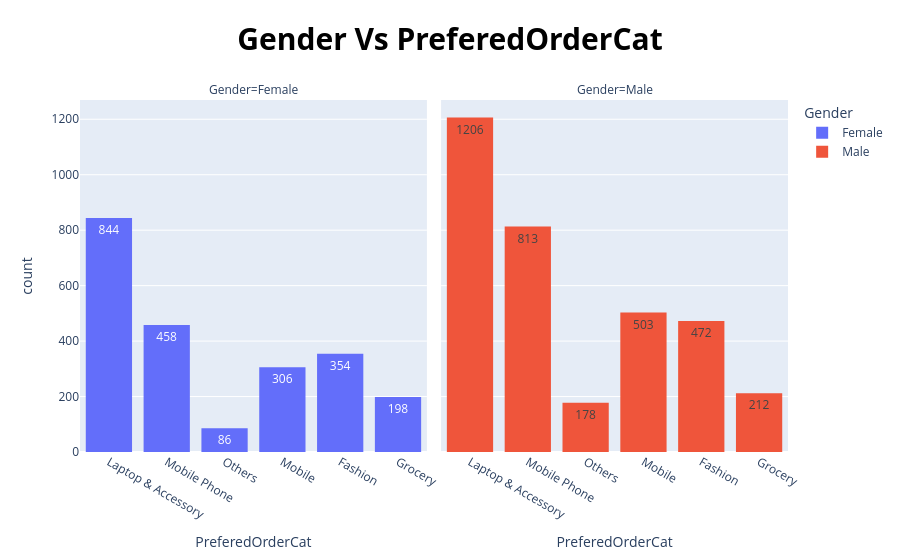

The code cell stored with this chart in its notebook:
### Code cell
algorithm.for_each_type_bar_pixel_plot(data_frame , 'PreferedOrderCat' , 'Gender')

### Figure 1 — Plotly figure (JSON) as saved in the notebook; plotly's stock layout.template omitted (floating-point values rounded to 4 significant figures; data arrays with more than 128 entries replaced by an {"elided": "..."} marker saying what was removed)
{"data": [{"bingroup": "x", "hovertemplate": "Gender=Female<br>PreferedOrderCat=%{x}<br>count=%{y}<extra></extra>", "legendgroup": "Female", "marker": {"color": "#636efa", "pattern": {"shape": ""}}, "name": "Female", "orientation": "v", "showlegend": true, "texttemplate": "%{value}", "type": "histogram", "x": {"elided": "2246 str values"}, "xaxis": "x", "yaxis": "y"}, {"bingroup": "x", "hovertemplate": "Gender=Male<br>PreferedOrderCat=%{x}<br>count=%{y}<extra></extra>", "legendgroup": "Male", "marker": {"color": "#EF553B", "pattern": {"shape": ""}}, "name": "Male", "orientation": "v", "showlegend": true, "texttemplate": "%{value}", "type": "histogram", "x": {"elided": "3384 str values"}, "xaxis": "x2", "yaxis": "y2"}], "layout": {"annotations": [{"font": {}, "showarrow": false, "text": "Gender=Female", "x": 0.245, "xanchor": "center", "xref": "paper", "y": 1, "yanchor": "bottom", "yref": "paper"}, {"font": {}, "showarrow": false, "text": "Gender=Male", "x": 0.755, "xanchor": "center", "xref": "paper", "y": 1, "yanchor": "bottom", "yref": "paper"}], "barmode": "relative", "hoverlabel": {"font": {"size": 20}}, "hovermode": "x", "legend": {"title": {"text": "Gender"}, "tracegroupgap": 0}, "title": {"font": {"color": "black", "size": 30}, "text": "<b>Gender Vs PreferedOrderCat", "x": 0.5}, "xaxis": {"anchor": "y", "domain": [0, 0.49], "title": {"text": "PreferedOrderCat"}}, "xaxis2": {"anchor": "y2", "domain": [0.51, 1], "matches": "x", "title": {"text": "PreferedOrderCat"}}, "yaxis": {"anchor": "x", "domain": [0, 1], "title": {"text": "count"}}, "yaxis2": {"anchor": "x2", "domain": [0, 1], "matches": "y", "showticklabels": false}}}
